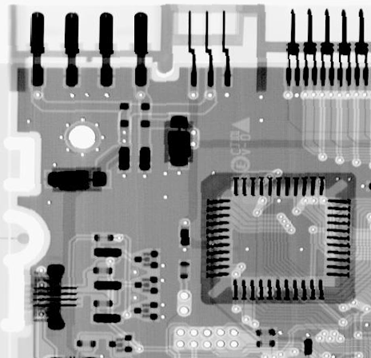
#> input picture HW3/2.png, 371 x 358 px
$ python HW3.py
#> lines starting #> are read from the running program, lines starting #| are printed output that depends on the picture
# -*- coding: utf-8 -*-
"""
Created on Wed Nov 20 14:21:48 2019

@author: user
"""

import cv2
import numpy as np
import matplotlib.pyplot as plt
import random

def RandomNoise(img):
    noise_img=img
    for noiseX in range(3,img.shape[0]):
        for noiseY in range(3,img.shape[1]):
            if random.random()<=0.25:
                noise_img[noiseX,noiseY]=0
            elif 0.25<random.random()<=0.5:
                noise_img[noiseX,noiseY]=255
            else:
                noise_img[noiseX,noiseY]=noise_img[noiseX,noiseY]
    return noise_img

def AdaptProcess(img, i, j, minSize, maxSize):
    kernelSize = minSize // 2
    Pix = img[i-kernelSize:i+kernelSize+1, j-kernelSize:j+kernelSize+1] #根據filter_size取得所有Pixel值
    Zmin = np.min(Pix)
    Zmax = np.max(Pix)
    Zmed = np.median(Pix)
    Zxy = img[i,j]
    if (Zmed>Zmin) and (Zmed<Zmax):  #跳到B
        if (Zxy>Zmin) and (Zxy<Zmax):
            return Zxy
        else:
            return Zmed
    else:
        minSize = minSize + 2
        if minSize <= maxSize:
            return AdaptProcess(img, i, j, minSize, maxSize)
        else:
            return Zmed

def Adaptive_Median_Filter(img, minsize, maxsize):
    borderSize = maxsize // 2
    img= cv2.copyMakeBorder(img, borderSize, borderSize, borderSize, borderSize, cv2.BORDER_REFLECT)
    height = img.shape[0]
    weight = img.shape[1]
    for x in range(borderSize,height):
        for y in range(borderSize,weight):
            img[x,y] = AdaptProcess(img, x, y, minsize, maxsize)
    dst = img[0:img.shape[0], 0:img.shape[1]]
    return dst

img=cv2.imread('./2.png',0)
#> img is the input picture: shape (358, 371); min 0, max 255, mean 150.9
height = img.shape[0]
#> height = 358
weight = img.shape[1]
#> weight = 371
noise_img = np.zeros((height,weight))
for i in range(height):
    for j in range(weight):
        noise_img[i,j]=img[i,j]
noise_img=RandomNoise(noise_img)
#> after the loop in RandomNoise, `for noiseX in range(3,img.shape[0]):`:
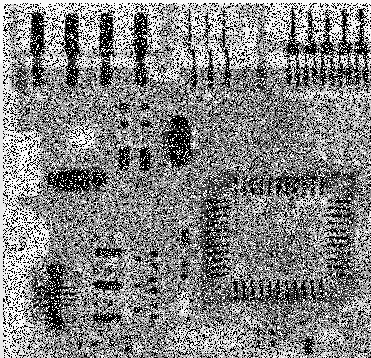
#> noise_img: shape (358, 371) float64; min 0, max 255, mean 133.4
filter_img=Adaptive_Median_Filter(noise_img,3,7)
#> in Adaptive_Median_Filter, `img= cv2.copyMakeBorder(img, borderSize, borderSize, borderSize, borde..`:
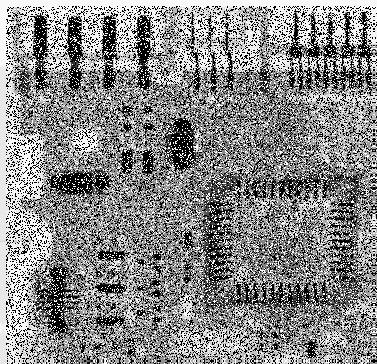
#> img: shape (364, 377) float64; min 0, max 255, mean 135.4
#> the loop in Adaptive_Median_Filter, `for x in range(borderSize,height):` made 361 passes
#> after the loop in Adaptive_Median_Filter, `for x in range(borderSize,height):`:
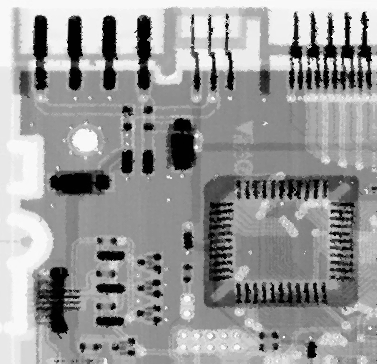
#> img: shape (364, 377) float64; min 0, max 254, mean 152
plt.subplot(2,2,1)
plt.imshow(img,'gray'),plt.title('img')
plt.subplot(2,2,2)
plt.imshow(filter_img,'gray'),plt.title('Adaptive Median Filter')
plt.subplot(2,2,3)
plt.imshow(noise_img,'gray'),plt.title('Noise')
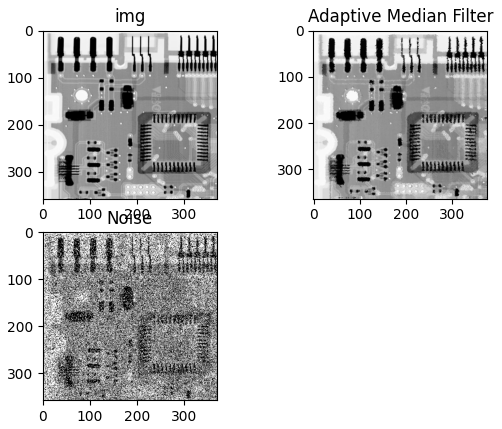
#> figure drawn by matplotlib, 3 panels
